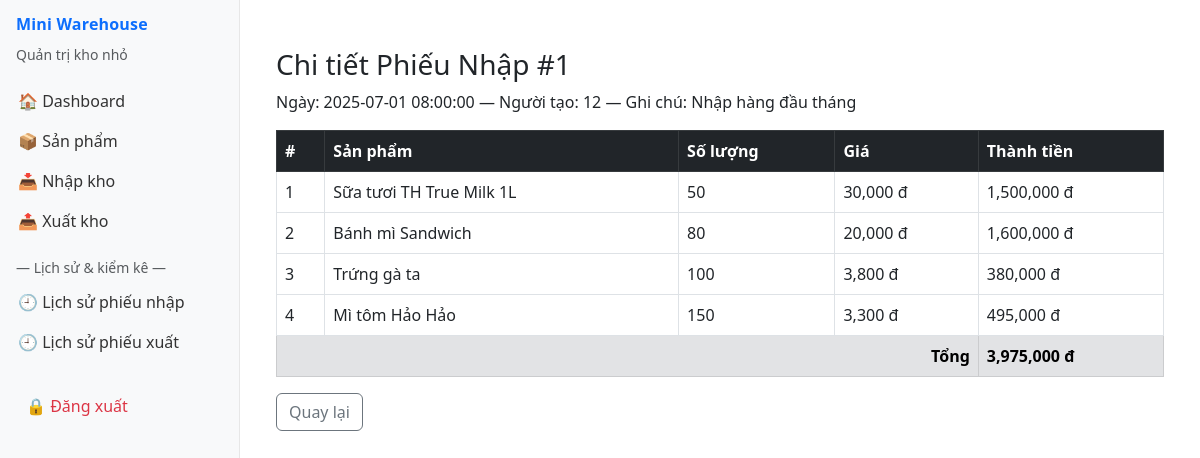
The app's page /public/phieu_nhap_detail.php?id=1 (signed in) with its own data.
### tables this page shows
CREATE TABLE phieu_nhap (
    id INT AUTO_INCREMENT PRIMARY KEY,
    ngay_tao DATETIME DEFAULT CURRENT_TIMESTAMP,
    ghi_chu TEXT
);

CREATE TABLE chi_tiet_nhap (
    id_phieu_nhap INT,
    id_san_pham INT,
    so_luong INT,
    gia DECIMAL(10,2),
    PRIMARY KEY (id_phieu_nhap, id_san_pham),
    FOREIGN KEY (id_phieu_nhap) REFERENCES phieu_nhap(id),
    FOREIGN KEY (id_san_pham) REFERENCES san_pham(id)
);

CREATE TABLE san_pham (
    id INT AUTO_INCREMENT PRIMARY KEY,
    ten_san_pham VARCHAR(100) NOT NULL,
    gia DECIMAL(10,2),
    so_luong INT DEFAULT 0,
    don_vi VARCHAR(20)
);

### public/phieu_nhap_detail.php (the view, shortened to what this page needs)
<?php
include __DIR__ . '/../includes/db_connect.php';
include __DIR__ . '/../includes/layouts/admin_layout.php';
$id = isset($_GET['id']) ? intval($_GET['id']) : 0;
$stmt = $conn->prepare("SELECT p.*, u.username AS user_name FROM phieu_nhap p LEFT JOIN users u ON p.created_by = u.id WHERE p.id = ? LIMIT 1");
$stmt->bind_param("i",$id);
$stmt->execute();
$ph = $stmt->get_result()->fetch_assoc();
$stmt2 = $conn->prepare("SELECT ct.id_san_pham, sp.ten_san_pham, ct.so_luong, ct.gia FROM chi_tiet_nhap ct JOIN san_pham sp ON sp.id = ct.id_san_pham WHERE ct.id_phieu_nhap = ?");
$stmt2->bind_param("i",$id);
$stmt2->execute();
$items = $stmt2->get_result();
?>
<div class="container mt-4">
  <h3>Chi tiết Phiếu Nhập #<?= $ph['id'] ?></h3>
  <p>Ngày: <?= $ph['ngay_tao'] ?> — Người tạo: <?= htmlspecialchars($ph['created_by']) ?> — Ghi chú: <?= htmlspecialchars($ph['ghi_chu']) ?></p>
  <table class="table table-bordered">
    <thead class="table-dark"><tr><th>#</th><th>Sản phẩm</th><th>Số lượng</th><th>Giá</th><th>Thành tiền</th></tr></thead>
    <tbody>
      <?php $sum=0; while($it=$items->fetch_assoc()): $sum += $it['so_luong'] * $it['gia']; ?>
      <tr>
        <td><?= $it['id_san_pham'] ?></td>
        <td><?= htmlspecialchars($it['ten_san_pham']) ?></td>
        <td><?= $it['so_luong'] ?></td>
        <td><?= number_format($it['gia']) ?> đ</td>
        <td><?= number_format($it['so_luong'] * $it['gia']) ?> đ</td>
      </tr>
      <?php endwhile; ?>
      <tr class="table-secondary"><td colspan="4" class="text-end"><strong>Tổng</strong></td><td><strong><?= number_format($sum) ?> đ</strong></td></tr>
    </tbody>
  </table>
  <a href="phieu_nhap_list.php" class="btn btn-outline-secondary">Quay lại</a>
</div>

### includes/layouts/admin_layout.php (shortened to what this page needs)
<?php
$base = '';
?><!doctype html>
<html lang="vi">
<head>
  <link href="https://cdn.jsdelivr.net/npm/bootstrap@5.3.0/dist/css/bootstrap.min.css" rel="stylesheet">
</head>
<body>
  <aside class="sidebar">
    <div class="mb-3 px-2">
      <div class="brand mb-2">Mini Warehouse</div>
      <div class="small text-muted">Quản trị kho nhỏ</div>
    </div>
    <nav class="nav flex-column">
      <a class="nav-link" href="<?= $base ?>../public/dashboard.php">🏠 Dashboard</a>
      <a class="nav-link" href="<?= $base ?>../public/sanpham.php">📦 Sản phẩm</a>
      <a class="nav-link" href="<?= $base ?>../public/nhap_kho.php">📥 Nhập kho</a>
      <a class="nav-link" href="<?= $base ?>../public/xuat_kho.php">📤 Xuất kho</a>
      <div class="mt-3 mb-1 px-2 text-muted small">— Lịch sử & kiểm kê —</div>
      <a class="nav-link" href="<?= $base ?>../public/phieu_nhap_list.php">🕘 Lịch sử phiếu nhập</a>
      <a class="nav-link" href="<?= $base ?>../public/phieu_xuat_list.php">🕘 Lịch sử phiếu xuất</a>
      <div class="mt-4 px-2">
        <a class="nav-link text-danger" href="<?= $base ?>../public/logout.php">🔒 Đăng xuất</a>
      </div>
    </nav>
  </aside>
  <div class="content-wrap">
    <main class="p-4">

### includes/layouts/admin_layout.php (style rules this page uses)
:root { --sidebar-width:240px; }
body { min-height:100vh; display:flex; }
.sidebar { width: var(--sidebar-width); flex-shrink:0; background: #f8f9fa; border-right: 1px solid #e7e7e7; padding: 12px 8px; }
.content-wrap { flex:1; display:flex; flex-direction:column; min-height:100vh; }
.nav .nav-link { color: #333; padding: 8px 10px; border-radius:6px; }
.brand { font-weight:700; color:#0d6efd; letter-spacing:0.2px; }

### records on screen
phieu_nhap: id "1", ngay_tao "2025-07-01 08:00:00", created_by "12", ghi_chu "Nhập hàng đầu tháng"
chi_tiet_nhap: id_san_pham "1", id_san_pham.ten_san_pham "Sữa tươi TH True Milk 1L", so_luong "50", gia "30,000", $it['so_luong'] * $it['gia'] "1,500,000"
chi_tiet_nhap: id_san_pham "2", id_san_pham.ten_san_pham "Bánh mì Sandwich", so_luong "80", gia "20,000", $it['so_luong'] * $it['gia'] "1,600,000"
chi_tiet_nhap: id_san_pham "3", id_san_pham.ten_san_pham "Trứng gà ta", so_luong "100", gia "3,800", $it['so_luong'] * $it['gia'] "380,000"
chi_tiet_nhap: id_san_pham "4", id_san_pham.ten_san_pham "Mì tôm Hảo Hảo", so_luong "150", gia "3,300", $it['so_luong'] * $it['gia'] "495,000"

### other values on screen
$sum "3,975,000"
